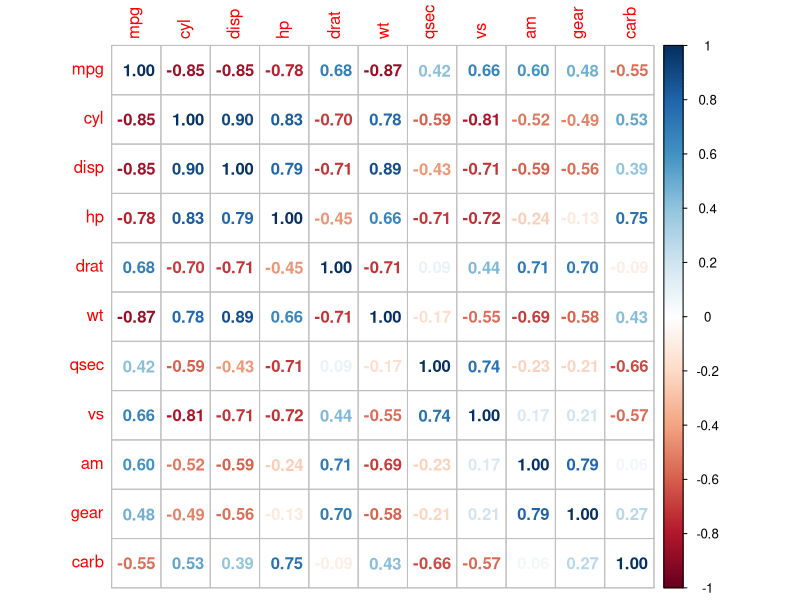
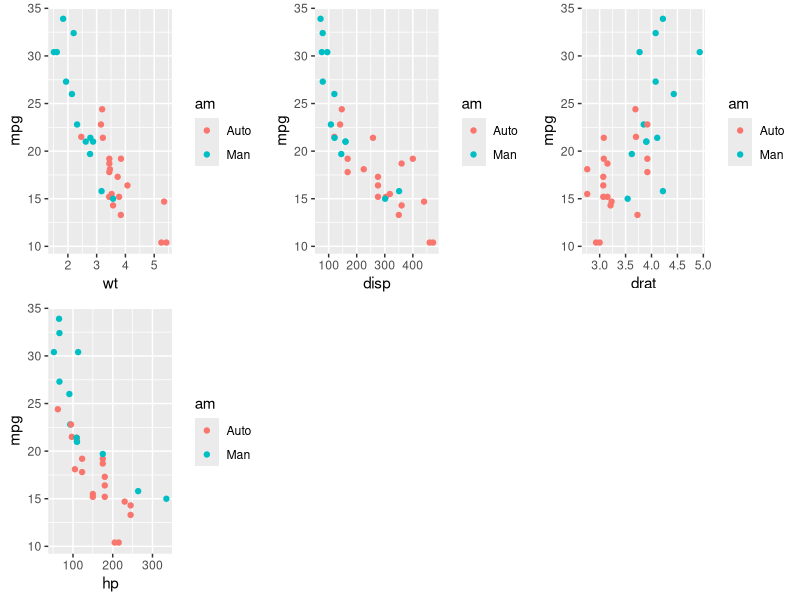
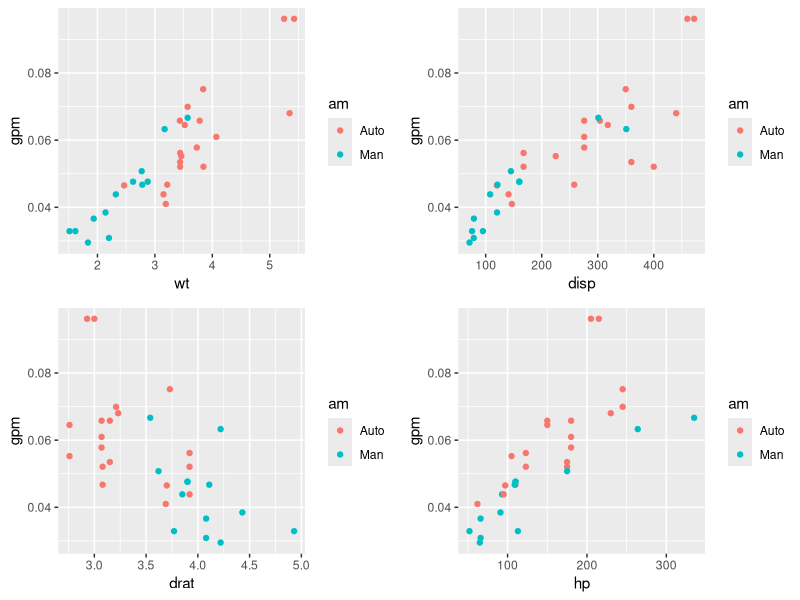
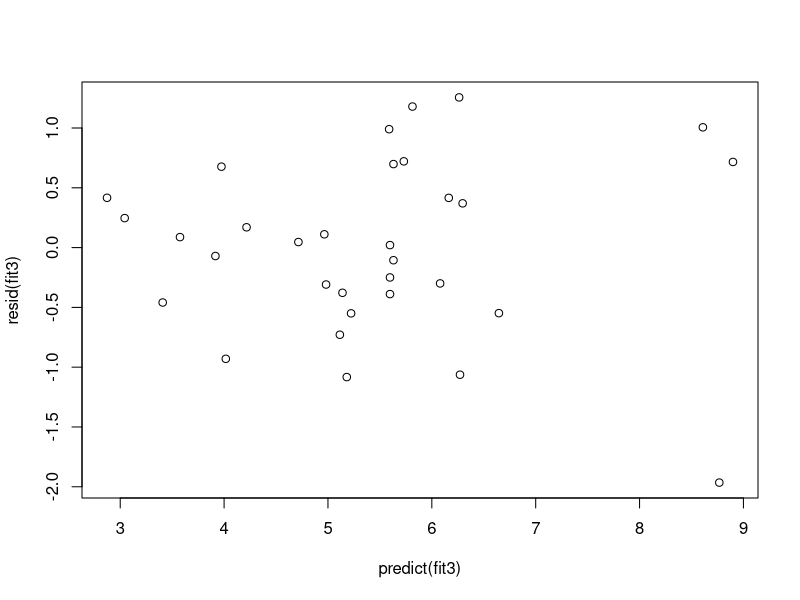
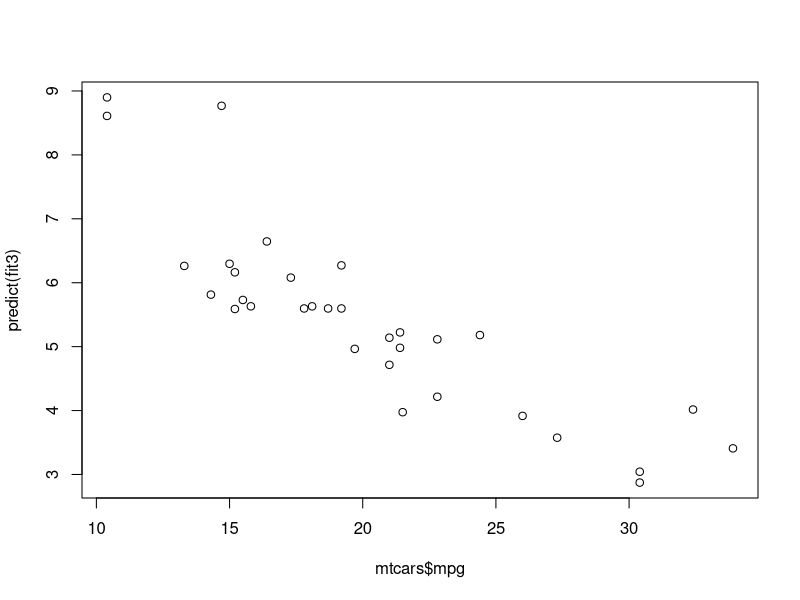
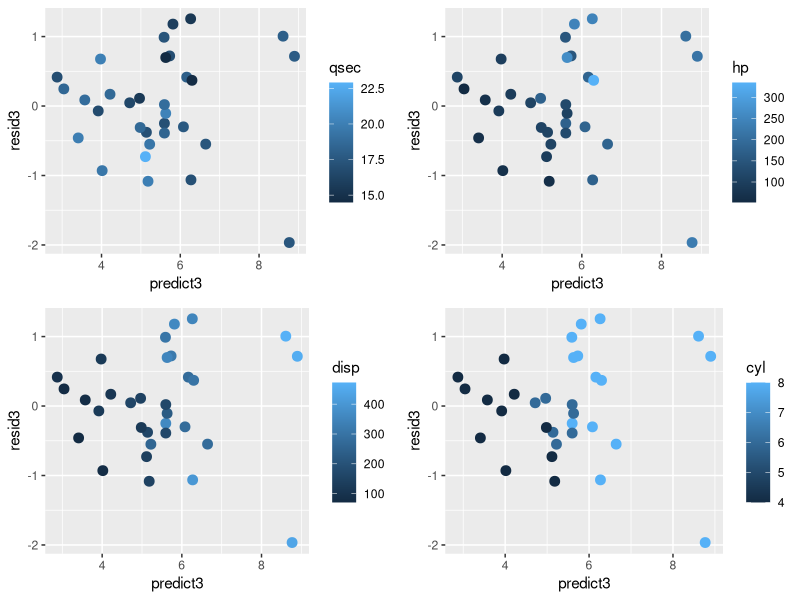

These figures' R source, in order:
## ---- chunk 1
library(ggplot2)
library(dplyr)
library(corrplot)
library(gridExtra)
## ---- chunk 2
mtcars
## ---- chunk 3
data(mtcars)
M<-cor(mtcars)
corrplot(M, method="number")
mtcars$am <- factor(mtcars$am, levels = c(0,1), labels=c("Auto", "Man"))
p1<-ggplot(mtcars, aes(wt, mpg))+geom_point(aes(color=am))
p2<-ggplot(mtcars, aes(disp, mpg))+geom_point(aes(color=am))
p3<-ggplot(mtcars, aes(drat, mpg))+geom_point(aes(color=am))
p4<-ggplot(mtcars, aes(hp, mpg))+geom_point(aes(color=am))
grid.arrange(p1,p2,p3,p4, ncol=3)
## ---- chunk 4
mtcars$gpm <- 1/mtcars$mpg
p1<-ggplot(mtcars, aes(wt, gpm))+geom_point(aes(color=am))
p2<-ggplot(mtcars, aes(disp, gpm))+geom_point(aes(color=am))
p3<-ggplot(mtcars, aes(drat, gpm))+geom_point(aes(color=am))
p4<-ggplot(mtcars, aes(hp, gpm))+geom_point(aes(color=am))
grid.arrange(p1,p2,p3,p4, ncol=2)
## ---- chunk 5
fit1 <- lm(I(gpm*100)~am, data = mtcars )
summary(fit1)
## ---- chunk 6
fit3 <- lm(I(gpm*100)~am+wt, data = mtcars )
summary(fit3)
## ---- chunk 7
plot(predict(fit3),resid(fit3))
plot(mtcars$mpg,predict(fit3))
mtcars$resid3<-resid(fit3)
mtcars$predict3 <-predict(fit3)
p1<-ggplot(mtcars, aes(predict3,resid3))+geom_point(aes(color=qsec), size=3)
p2<-ggplot(mtcars, aes(predict3,resid3))+geom_point(aes(color=hp), size=3)
p3<-ggplot(mtcars, aes(predict3,resid3))+geom_point(aes(color=disp), size=3)
p4<-ggplot(mtcars, aes(predict3,resid3))+geom_point(aes(color=cyl), size=3)
grid.arrange(p1,p2,p3,p4, ncol=2)
## ---- chunk 8
fit4 <- lm(I(gpm*100)~am+wt+qsec, data = mtcars )
summary(fit4)
a<-qplot(predict(fit4),resid(fit4))+geom_smooth(method="lm")
#plot(fit4)
